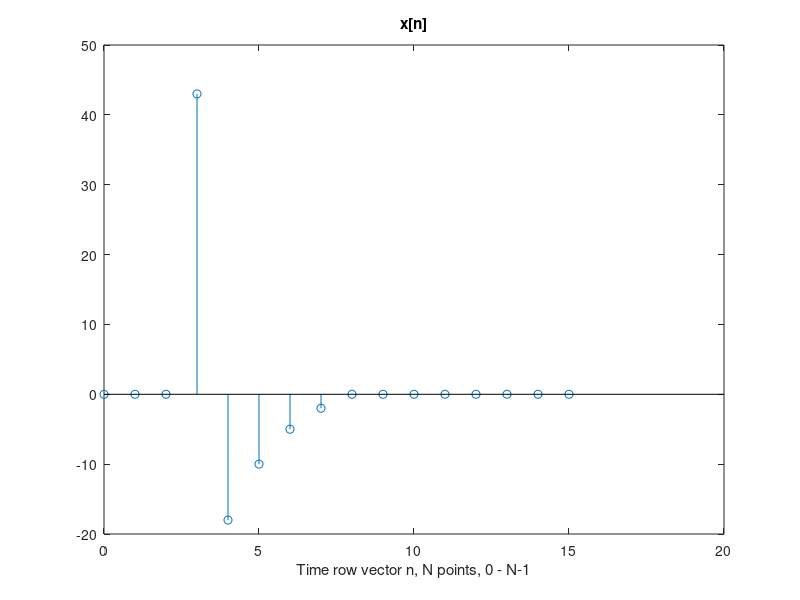
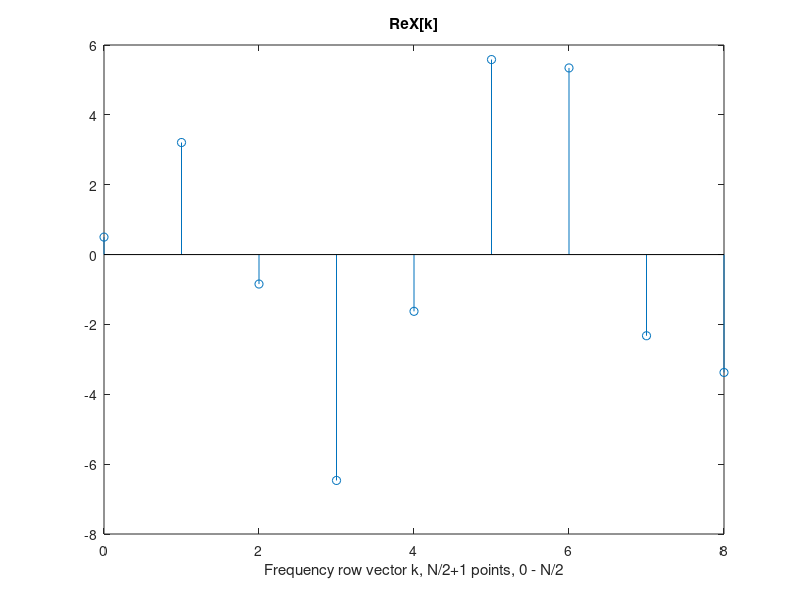
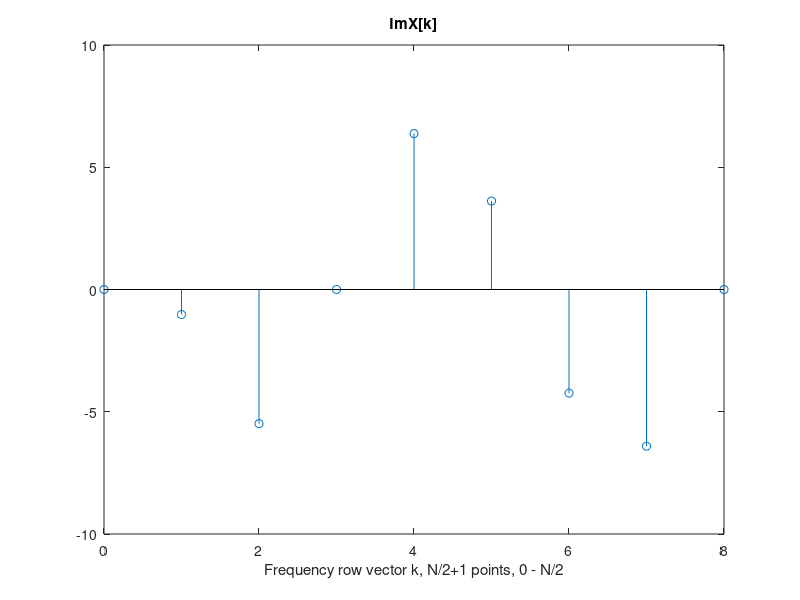
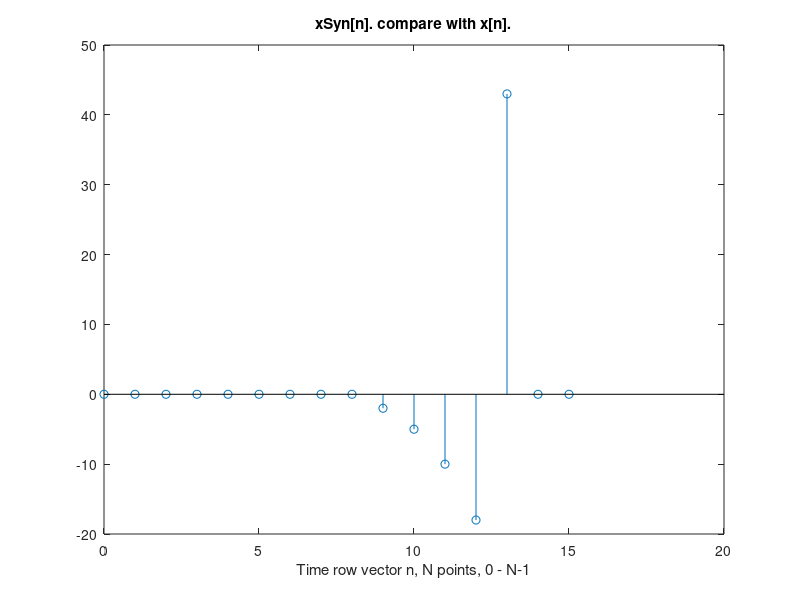

Write the MATLAB code that produced these figures, in order.
%The Scientist and Engineer's Guide in Digital Signal Processing, chapter 31, pg.567 (see also chapter 8, The DFT).
%Vld. We'll try to synthesis x[n], after apply equations 31-1/pg567 (so, from ReX[k]) and ImX[k] arrays).
x=[0,0,0,43,-18,-10,-5,-2,0,0,0,0,0,0,0,0]; %see fig.8-1a/chapter.8/pg.142
n=0:1:15; %n vector (range)
stem(n,x);
title("x[n]"); xlabel('Time row vector n, N points, 0 - N-1');
N=length(x);%number of samples in x[n] signal.
ReX=zeros(1,N/2+1);%one line with N/2+1 columns, see eq.31-1/pg.567, k span [0:N/2)
ImX=zeros(1,N/2+1);% --""--
circ_k1 = 2*pi*n/N; %N points row vector on unitCircle for frequency k=1, span [0 - 2pi-(1/N)pi]
for k = 0:1:N/2 %N/2+1 values, see eq.31-1/pg.567, k span [0:N/2);
  ReX(k+1) = 2/N*sum(x.*cos(circ_k1*k));%it should be ReX(k), but we don't have 0 based indexing support
  ImX(k+1) = -2/N*sum(x.*sin(circ_k1*k));
endfor;
ReX(0+1) = ReX(0+1)/2;%see eq.8-3/page.153
ReX(N/2+1) = ReX(N/2+1)/2;% --""--. Remember, we don't have 0 based indexing support, so we must "+1".
figure; stem(0:k,ReX); title("ReX[k]"); xlabel('Frequency row vector k, N/2+1 points, 0 - N/2');
figure; stem(0:k,ImX); title("ImX[k]"); xlabel('Frequency row vector k, N/2+1 points, 0 - N/2');
disp("Frequency kMax = N/2. I suppose it is in relation with Nyquist theorem. To check..");
disp("Now synthesis xSyn based on frequencies ReX and ImX vectors, and compare with x.");
xSyn = zeros(1,N);
k = 0:N/2;
circ_n1=2*pi*k/N;%k points (N/2+1) row vector for time i=1, span [0 - pi]
for i = 0:1:N-1
  xSyn(i+1) = sum(ReX.*cos(circ_n1*i)) + sum(ImX.*sin(circ_n1*i));
endfor;
figure; stem(n,xSyn); title("xSyn[n]. compare with x[n]."); xlabel('Time row vector n, N points, 0 - N-1');
